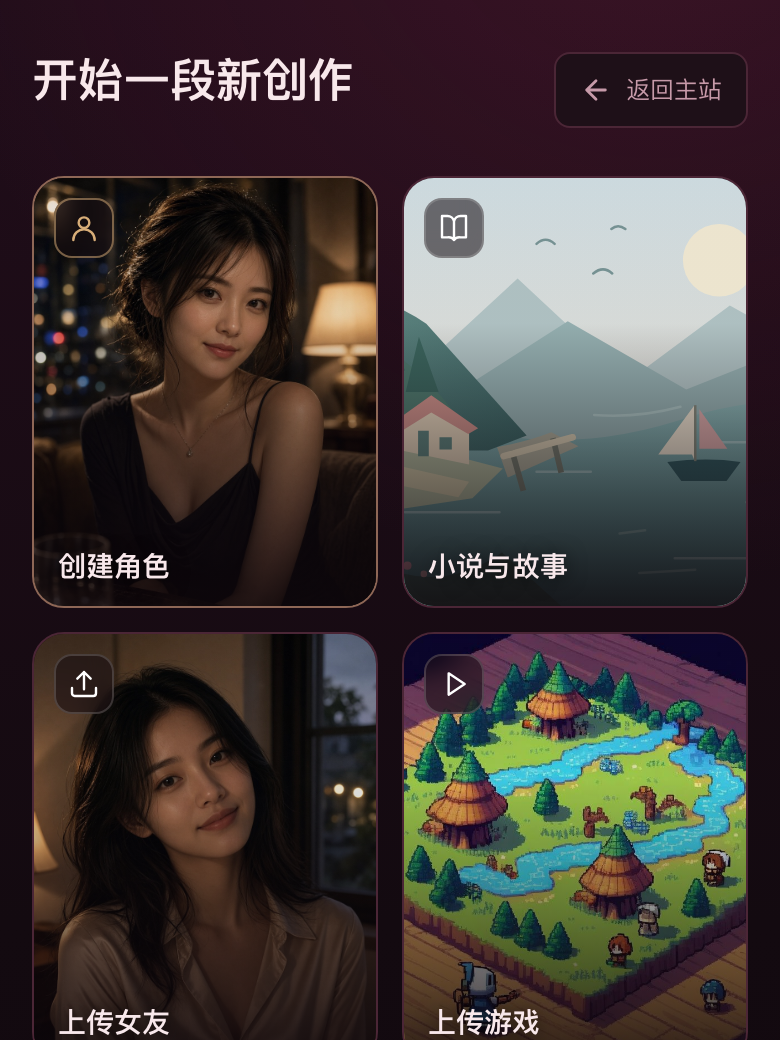
#> input picture bp-xumeng/assets/shot-studio.png, 780 x 1040 px, given in place of 01_play_dark_after.png, which was not available
$ python -i build_bp_v8.py   (imports and definitions only)
#> lines starting #> are read from the running program, lines starting #| are printed output that depends on the picture
#!/usr/bin/env python3
# -*- coding: utf-8 -*-
"""
叙梦 XUMENG（xumengchat.top）天使轮商业计划书（400万人民币 · 海外团队 · 先成人后女性向 · 一年冲刺3000万年化）
输出：/home/fangzhixue/hubin/IntVideoGameEditor/bp-xumeng/xumeng-bp-v8-400w.pptx
"""

import os
import math
from PIL import Image, ImageDraw, ImageFilter
import matplotlib
# [1 line not run here, left out]
import matplotlib.pyplot as plt
from matplotlib import font_manager
import numpy as np

from pptx import Presentation
from pptx.util import Inches, Pt
from pptx.dml.color import RGBColor
from pptx.enum.text import PP_ALIGN, MSO_ANCHOR
from pptx.enum.shapes import MSO_SHAPE
from pptx.oxml.xmlchemy import OxmlElement

BASE_DIR = "/home/fangzhixue/hubin/IntVideoGameEditor"
BP_DIR = os.path.join(BASE_DIR, "bp-xumeng")
ASSETS_DIR = os.path.join(BP_DIR, "assets")
SHOT_DIR = "/home/fangzhixue/hubin/screenshots"
BRAND_LOGO = os.path.join(BASE_DIR, "public/dzmm/brand/xumeng-icon-512.png")
GEN_DIR = os.path.join(BP_DIR, "assets-v8-400w")
OUT_PPTX = os.path.join(BP_DIR, "xumeng-bp-v8-400w.pptx")

# [1 line not run here, left out]

# 字体配置
ZH_FONT_PATH = "/usr/share/fonts/truetype/wqy/wqy-zenhei.ttc"
# [5 lines not run here, left out]

# [1 line that did not run here, left out]
plt.rcParams["axes.unicode_minus"] = False

PPT_FONT = "微软雅黑"

# 品牌色板（Velvet Rose Dark）
# [1 line that did not run here, left out]
# [1 line that did not run here, left out]
# [1 line that did not run here, left out]
# [1 line that did not run here, left out]
# [1 line that did not run here, left out]
# [1 line that did not run here, left out]
# [1 line that did not run here, left out]
# [1 line that did not run here, left out]
# [1 line that did not run here, left out]
# [1 line that did not run here, left out]
# [1 line that did not run here, left out]
# [1 line that did not run here, left out]
# [1 line that did not run here, left out]
# [1 line that did not run here, left out]
# [1 line that did not run here, left out]

HEX_BG     = "#120911"
HEX_CARD   = "#1D111C"
HEX_ROSE   = "#E8437C"
HEX_PINK   = "#FF85B3"
HEX_GOLD   = "#F5B971"
HEX_TEAL   = "#4DD0B8"
HEX_PURPLE = "#A678E8"
HEX_TEXT   = "#FAF2EE"
HEX_SUB    = "#CCB7C6"
HEX_GRID   = "#352032"


# ---------------------------------------------------------------------------
# 1. 预处理图像资源（背景渐变 + 最新版产品截图脱敏柔焦拼图 + 4 张高清图表）
# ---------------------------------------------------------------------------
# [25 lines left out: function make_overlay_bg, not called in this run]


def blur_regions(src_path, dst_path, rel_boxes, radius=24):
    """对图片中指定相对坐标区域 (x1, y1, x2, y2) 做柔和的高斯模糊，完整保留文字和 UI 边框"""
#> called with radius = 26
    im = Image.open(src_path).convert("RGB")
#> im is the input picture: PIL image 780x1040 RGB; mean R, G, B 66.2, 58.4, 56.7
    w, h = im.size
#> w = 780; h = 1040
    for (rx1, ry1, rx2, ry2) in rel_boxes:
        box = (int(w * rx1), int(h * ry1), int(w * rx2), int(h * ry2))
        crop = im.crop(box).filter(ImageFilter.GaussianBlur(radius=radius))
        im.paste(crop, box)
    im.save(dst_path, quality=92)


def make_latest_mobile_triptych(dst_path):
    """拼接最新 3 张手机端界面：首页游玩 / 新版创作中心 / 新版生图与视频模板广场（敏感画面脱敏柔焦）"""
    p_play = os.path.join(GEN_DIR, "m_play_safe.png")
    p_create = os.path.join(GEN_DIR, "m_create_safe.png")
    p_gen = os.path.join(GEN_DIR, "m_gen_safe.png")

    # 1. 最新手机首页：只模糊下半排露骨卡片图区，完整保留顶栏、Banner、热榜标题、底栏
    blur_regions(
        os.path.join(SHOT_DIR, "mobile_xumeng_after/01_play_dark_after.png"),
        p_play,
        [(0.03, 0.64, 0.97, 0.89)],
        radius=26,
    )
    # 2. 最新手机创作中心：精准避开文字胶囊，只模糊人物裸露区域
    blur_regions(
        os.path.join(SHOT_DIR, "mobile_xumeng_after/06_creator_center_after.png"),
        p_create,
        [
            (0.68, 0.06, 0.94, 0.205),  # AI 生成卡片右侧人物（避开左侧“AI生成”标题）
            (0.18, 0.23, 0.46, 0.295),  # 小说与故事人物（避开底部“小说与故事”胶囊）
            (0.62, 0.23, 0.94, 0.295),  # 新建女友人物（避开底部“新建女友”胶囊）
            (0.42, 0.425, 0.94, 0.495), # 多人同场右侧人物身体（避开左侧“多人同场”文字）
            (0.44, 0.60, 0.78, 0.745),  # 会员 Banner 身体（避开左侧“叙梦会员”文字）
        ],
        radius=26,
    )
#> call 2 of blur_regions, with radius = 26
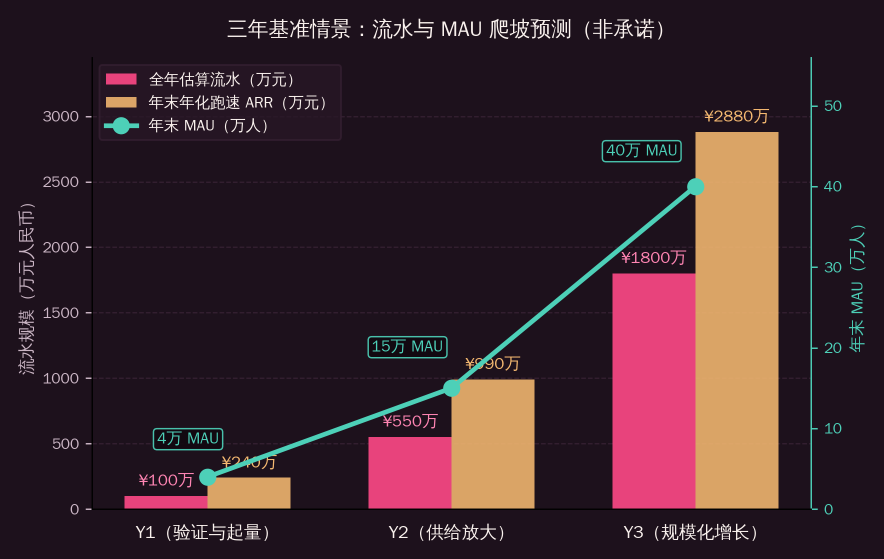
#> input picture bp-xumeng/assets-v8-400w/chart_3y.png, 1768 x 1118 px, given in place of 06_creator_center_after.png, which was not available (shown at 1/2 size)
#> the loop in blur_regions (call 2), `for (rx1, ry1, rx2, ry2) in rel_boxes:` made 5 passes
#> pass 1, in blur_regions (call 2), `crop = im.crop(box).filter(ImageFilter.GaussianBlur(radius=radius))`:
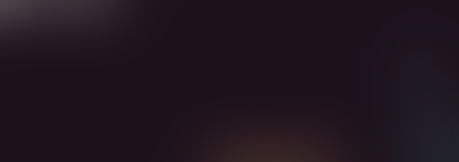
#> crop: PIL image 459x162 RGB; mean R, G, B 32.4, 20.9, 31
#> after the loop in blur_regions (call 2), `for (rx1, ry1, rx2, ry2) in rel_boxes:`:
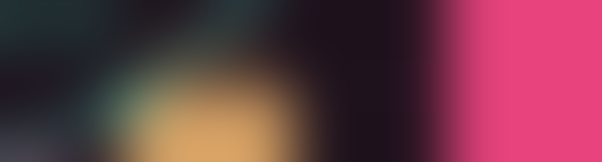
#> crop: PIL image 602x162 RGB; mean R, G, B 107.6, 57.4, 69.4
    # 3. 最新手机「生图与视频」模板广场：完整覆盖缩略图区，保留顶部标题、搜索、标签和底栏
    blur_regions(
        os.path.join(SHOT_DIR, "mobile_xumeng_after/08_generation_after.png"),
        p_gen,
        [(0.03, 0.48, 0.97, 0.915)],
        radius=26,
    )
#> call 3 of blur_regions, with radius = 26
#> the loop in blur_regions (call 3), `for (rx1, ry1, rx2, ry2) in rel_boxes:` made 1 pass
#> pass 1, in blur_regions (call 3), `crop = im.crop(box).filter(ImageFilter.GaussianBlur(radius=radius))`:
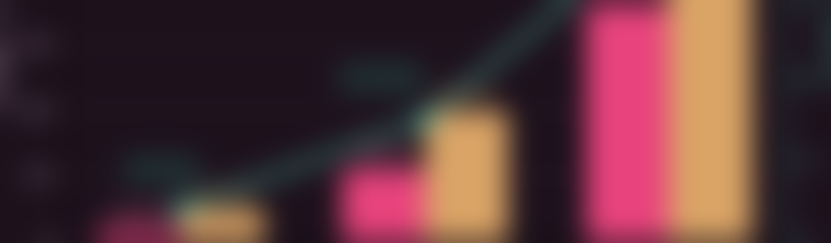
#> crop: PIL image 1661x486 RGB (shown at 1/2 size); mean R, G, B 87.2, 51.6, 55.9
#> after the loop in blur_regions (call 3), `for (rx1, ry1, rx2, ry2) in rel_boxes:`:
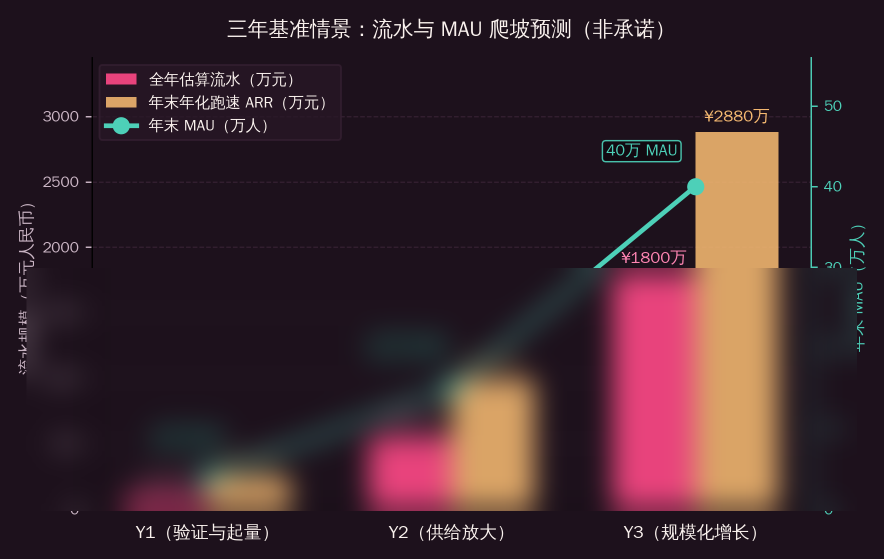
#> im: PIL image 1768x1118 RGB (shown at 1/2 size); mean R, G, B 60.5, 38.3, 44.7

    imgs = [Image.open(p).convert("RGB") for p in [p_play, p_create, p_gen]]
#> imgs = 3 items
    target_h = 1120
    resized = []
    for im in imgs:
        w, h = im.size
        nw = int(w * (target_h / h))
        resized.append(im.resize((nw, target_h), Image.Resampling.LANCZOS))
#> this loop made 3 passes
#> (w, h, nw) on passes 1 to 3: (780, 1040, 840), (1768, 1118, 1771), (1768, 1118, 1771)
#> after the loop, resized = 3 items

    gap = 28
    pad = 20
    total_w = sum(im.size[0] for im in resized) + gap * 2 + pad * 2
#> total_w = 4478
    canvas = Image.new("RGB", (total_w, target_h + pad * 2), (29, 17, 28))
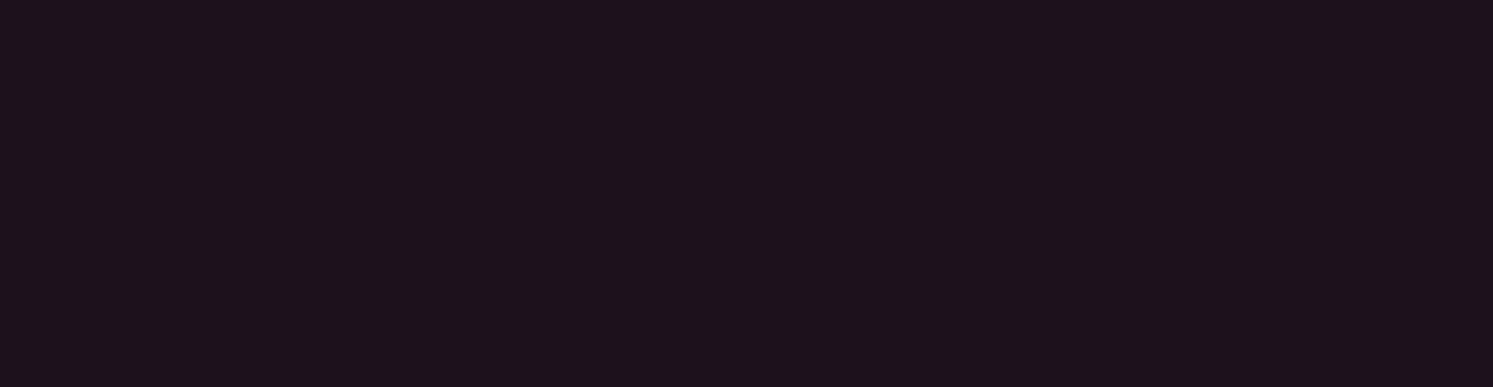
#> canvas: PIL image 4478x1160 RGB (shown at 1/3 size); mean R, G, B 29, 17, 28
    x = pad
    for im in resized:
        canvas.paste(im, (x, pad))
        x += im.size[0] + gap
#> this loop made 3 passes
#> x on passes 1 to 3: 888, 2687, 4486
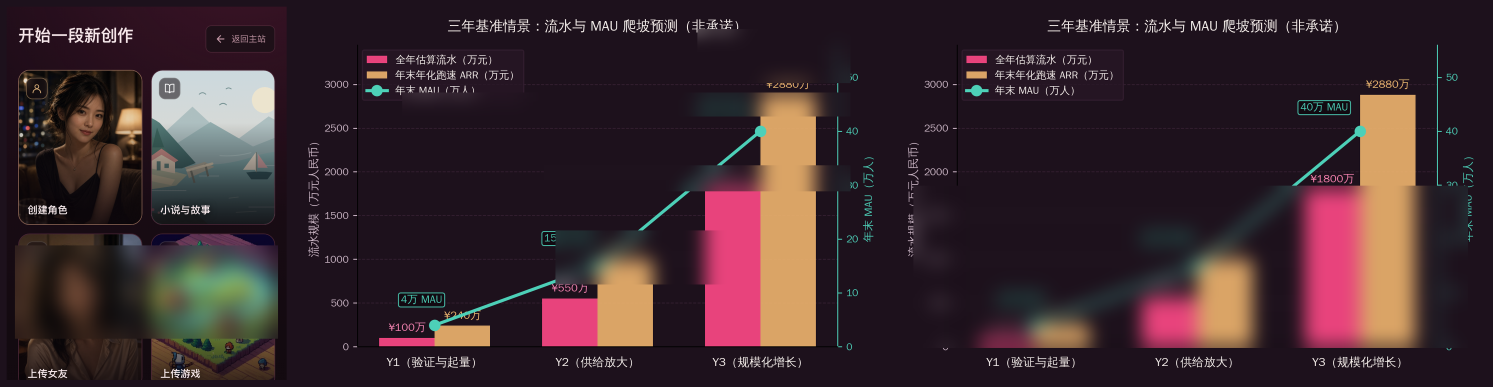
#> canvas: PIL image 4478x1160 RGB (shown at 1/3 size); mean R, G, B 60, 40.8, 46
#> after the loop, x = 4486
    canvas.save(dst_path, quality=92)


# [1031 lines left out: functions make_latest_desktop_creator, make_chart_market, make_chart_ue, make_chart_12m_ramp, make_chart_funding, set_slide_bg and 10 more, not called in this run]


# [2 lines not run here, left out]

>>> result = make_latest_mobile_triptych('assets/shot-studio.png')
